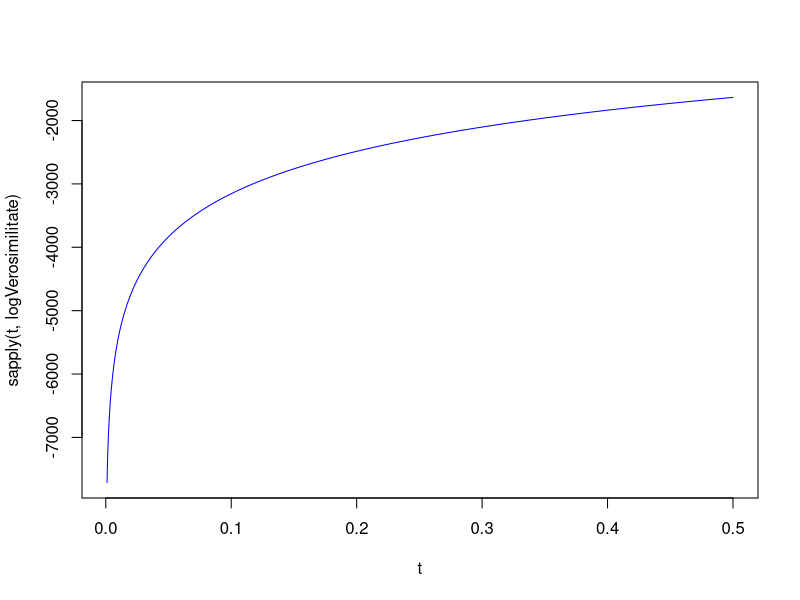
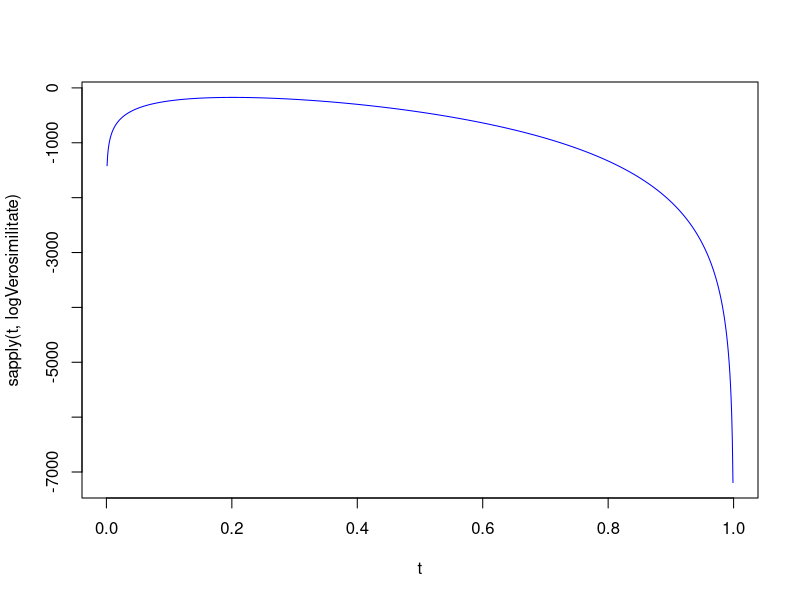
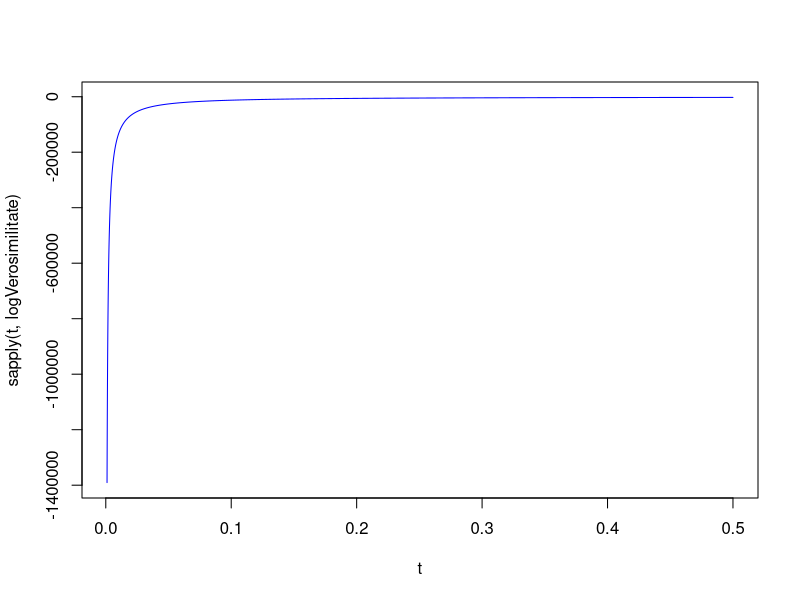
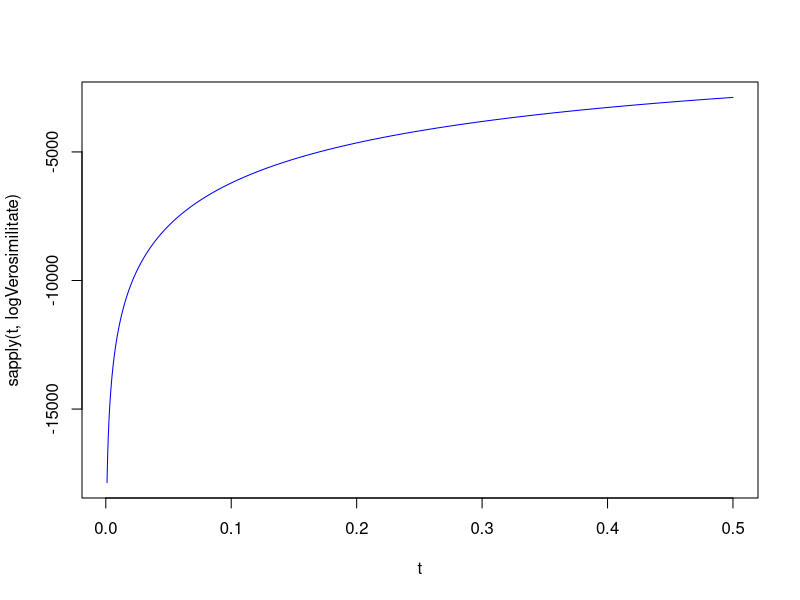
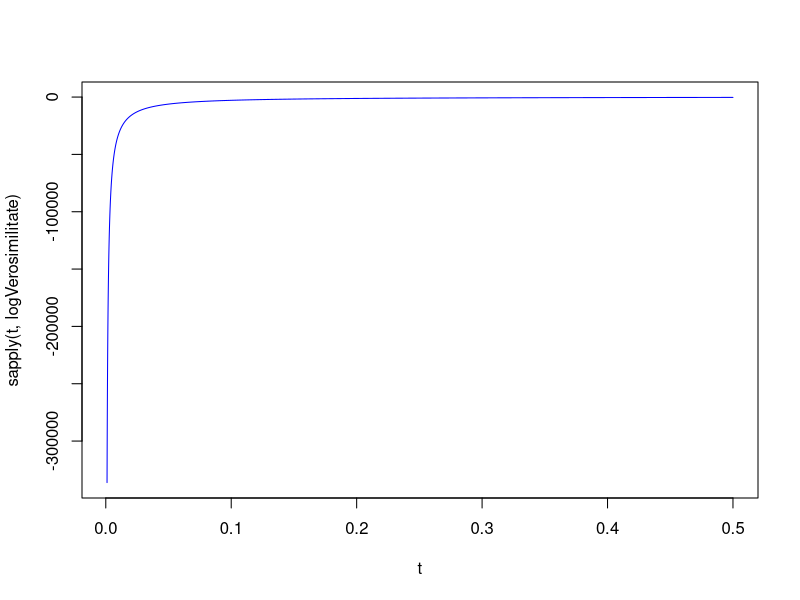

Recreate these plots in R, in order.
## a) f(teta)(x) = e^(-2*teta)*((2*teta)^x/x!), x nr natural, teta nr real

# esantionul care e de fapt un vector numeric (c combina valorile intr-un vector)
date_esantion <- c(8, 12, 6, 14, 9, 12, 15, 7, 15, 7, 10, 10, 14, 9, 12, 15, 11, 6, 8, 6, 8, 8, 9, 12, 13, 10, 11, 11, 13, 15, 10, 8, 7, 8, 13, 9, 9, 13, 12, 9, 10, 6, 10, 8, 10, 11, 12, 11, 9, 10, 7, 8, 8, 16, 7, 15, 10, 10, 8, 14, 13, 4, 11, 13, 6, 9, 13, 10, 10, 12, 11, 5, 6, 4, 9, 6, 9, 7, 13, 9, 11, 5, 5, 9, 15, 10, 11, 10, 14, 7, 11, 9, 14, 10, 5, 10, 8, 12, 13, 11)

## MM
x_bar <- mean(date_esantion) # media 1/n*(suma dupa i de la 1 la n din)xi
teta_estimat <- x_bar/2 # formula determinata pentru functie folosind MM

## MVM
sum_x <- sum(date_esantion)
sum_log_factorial <- sum(lfactorial(date_esantion))

logVerosimilitate <- function(teta)
{
  log_verosim <- (-2)*length(date_esantion)*teta+log(2)*sum_x+log(teta)*sum_x-sum_log_factorial
  return(log_verosim)
}

t <- seq(0.001, 0.5, by = 0.0001)
plot(t, sapply(t, logVerosimilitate), type = "l", col = "blue")

rez <- optimize(logVerosimilitate, interval = c(0.001,100), maximum = TRUE)
teta_mvm <- rez$maximum

cat("Estimarea lui teta folosind metoda momentelor:", teta_estimat,"\n")
cat("Estimarea lui teta folosind metoda verosimilitatii maxime:", teta_mvm,"\n")

## b) f(teta)(x) = (combinari de n luate cate x)*teta^x*(1-teta)^(n-x), x apartine 1,2,3,...,n, teta apartine (0,1), n fixat

# esantionul care e de fapt un vector numeric (c combina valorile intr-un vector)
date_esantion <- c(3, 2, 1, 4, 2, 3, 4, 1, 3, 2, 2, 4, 2, 1, 7, 5, 4, 5, 5, 2, 3, 4, 3, 1, 2, 4, 1, 1, 2, 3, 1, 3, 1, 4, 1, 3, 1, 6, 1, 3, 3, 4, 3, 1, 3, 2, 2, 3, 2, 4,
                   1, 1, 2, 6, 3, 1, 3, 6, 1, 2, 3, 6, 3, 2, 2, 2, 4, 2, 1, 3, 3, 4, 2, 3, 4, 1, 4, 4, 6, 3, 3, 5, 2, 2, 2, 3, 1, 3, 1, 3, 3, 5, 3, 4, 3, 2, 4, 2, 3, 3)
n <- 14

## MM
x_bar <- mean(date_esantion) # media 1/n*(suma dupa i de la 1 la n din)xi
teta_estimat <- x_bar/n # formula determinata pentru functie folosind MM

## MVM
sum_x <- sum(date_esantion)
sum_n_minus_x <- sum(n-date_esantion)
sum_log_combinari <- sum(log(choose(n,date_esantion)))

logVerosimilitate <- function(teta)
{
  log_verosim <- sum_log_combinari+log(teta)*sum_x+log(1-teta)*sum_n_minus_x
  return(log_verosim)
}

t <- seq(0.001, 0.999, by = 0.001)
plot(t, sapply(t, logVerosimilitate), type = "l", col = "blue")

rez <- optimize(logVerosimilitate, interval = c(0.001,0.999), maximum = TRUE)
teta_mvm <- rez$maximum

cat("Estimarea lui teta folosind metoda momentelor:", teta_estimat,"\n")
cat("Estimarea lui teta folosind metoda verosimilitatii maxime:", teta_mvm,"\n")

## c) f(teta)(x) = (x^(alfa-1)*e^(-x/teta))/(gamma(alfa)*teta^alfa), x nr din (0,infinit), teta > 0, alfa > 0 cunoscut

# esantionul care e de fapt un vector numeric (c combina valorile intr-un vector)
date_esantion <- c(6.269128, 25.204245, 13.994878, 13.391437, 11.458827, 10.565065, 11.706398, 10.625808,
                   7.485952, 16.353358, 9.277565, 8.566438, 14.788638, 6.830955, 9.542004, 20.272463,
                   36.562137, 12.244005, 16.084879, 11.454008, 15.592298, 6.332908, 13.106441, 6.198981,
                   15.726780, 7.883712, 35.124934, 11.856011, 13.766200, 16.534869, 16.803648, 11.196542,
                   19.785629, 26.300717, 21.270154, 7.192149, 5.882948, 15.812796, 10.963237, 24.963600,
                   13.802383, 15.281262, 10.310398, 20.940469, 23.992540, 15.869985, 12.041726, 12.521264,
                   10.869006, 15.386514, 14.636832, 18.104562, 17.029779, 4.506616, 20.941222, 12.050877,
                   9.757833, 20.070802, 12.472900, 6.474476, 15.059776, 13.157344, 9.124414, 13.768482,
                   24.354934, 12.363936, 11.110749, 9.092514, 17.856801, 14.757801, 13.898665, 9.119410,
                   11.430184, 11.958829, 13.516191, 10.701083, 14.713596, 10.121266, 16.945351, 13.524070,
                   14.742403, 19.165805, 10.338392, 12.327837, 19.619227, 7.328246, 14.894399, 19.631003,
                   7.622796, 12.343832, 13.138183, 10.061520, 17.674638, 9.675168, 12.115561, 15.182861,
                   13.292479, 17.888244, 16.695139, 2.952334)
alfa <- 7

## MM
x_bar <- mean(date_esantion) # media 1/n*(suma dupa i de la 1 la n din)xi
teta_estimat <- x_bar/alfa # formula determinata pentru functie folosind MM

## MVM
sum_x <- sum(date_esantion)
log_gamma_alfa <- log(lfactorial(alfa-1))

logVerosimilitate <- function(teta)
{
  log_verosim <- (-length(date_esantion))*log_gamma_alfa-length(date_esantion)*alfa*log(teta)-sum_x/teta
  return(log_verosim)
}

t <- seq(0.001, 0.5, by = 0.0001)
plot(t, sapply(t, logVerosimilitate), type = "l", col = "blue")

rez <- optimize(logVerosimilitate, interval = c(0.001,100), maximum = TRUE)
teta_mvm <- rez$maximum

cat("Estimarea lui teta folosind metoda momentelor:", teta_estimat,"\n")
cat("Estimarea lui teta folosind metoda verosimilitatii maxime:", teta_mvm,"\n")

## d) f(teta)(x) = teta^x/(teta+1)/(x+1), x nr natural, teta > 0

# esantionul care e de fapt un vector numeric (c combina valorile intr-un vector)
date_esantion <- c(6, 3, 24, 24, 4, 56, 10, 13, 2, 28, 24, 2, 22, 11, 2, 8, 118, 2, 14, 19, 7, 9, 8, 189, 2, 9, 21, 6,
                   6, 2, 3, 2, 3, 18, 3, 2, 21, 1, 5, 9, 11, 13, 19, 76, 1, 5, 9, 4, 57, 1, 2, 16, 5, 2, 20, 8, 1,
                   40, 6, 4, 19, 6, 3, 2, 4, 9, 1, 5, 10, 12, 6, 525, 19, 6, 17, 2, 5, 159, 5, 62, 6, 3, 45, 21, 23,
                   3, 17, 2, 1, 1, 474, 15, 3, 3, 7, 7, 13, 4, 38, 4)

## MM
x_bar <- mean(date_esantion) # media 1/n*(suma dupa i de la 1 la n din)xi
teta_estimat <- x_bar # formula determinata pentru functie folosind MM

## MVM
sum_x <- sum(date_esantion)

logVerosimilitate <- function(teta)
{
  log_verosim <- log(teta)*sum_x-log(teta+1)*(length(date_esantion)+sum_x)
  return(log_verosim)
}

t <- seq(0.001, 0.5, by = 0.0001)
plot(t, sapply(t, logVerosimilitate), type = "l", col = "blue")

rez <- optimize(logVerosimilitate, interval = c(0.001,100), maximum = TRUE)
teta_mvm <- rez$maximum

cat("Estimarea lui teta folosind metoda momentelor:", teta_estimat,"\n")
cat("Estimarea lui teta folosind metoda verosimilitatii maxime:", teta_mvm,"\n")

## e) f(teta)(x) = (alfa/teta)*x^(alfa-1)*e(-x/teta), x nr din (0,infinit), teta apartine (0,infinit), alfa apartine (0,infinit) fixat

# esantionul care e de fapt un vector numeric (c combina valorile intr-un vector)
date_esantion <- c(3.5930579, 2.1027540, 1.7820777, 9.6550388, 6.8803846, 0.7388358, 2.9194654, 3.1178660,
                   1.2323236, 2.9776820, 1.1172078, 2.4184586, 3.3258971, 1.9498871, 2.6088612, 3.9535062,
                   3.0389107, 4.4226628, 3.9366318, 2.4551569, 5.2814487, 5.6778622, 4.7683935, 1.1581498,
                   3.1270783, 4.1473311, 7.4830426, 1.1342893, 1.7773392, 7.7510826, 1.3919927, 2.3613291,
                   2.6234826, 1.6562602, 1.4992235, 2.3455062, 3.8458809, 5.8333841, 3.3834034, 1.5202546,
                   3.1248186, 5.3029567, 3.6225571, 4.8309931, 3.1579595, 3.2640258, 3.9538891, 4.0796841,
                   4.0991772, 3.2779944, 2.5002127, 3.0654695, 1.6996010, 3.2175175, 1.9033087, 4.4052061,
                   2.3158379, 2.4778345, 5.4382190, 4.9141207, 6.0978745, 1.1428936, 3.5639106, 7.4541937,
                   7.7778289, 3.2859563, 0.7432908, 1.4442696, 3.6619932, 2.8361371, 4.3180773, 1.6763585,
                   4.4464154, 2.5049617, 0.4448735, 5.0518839, 3.4151834, 1.6823650, 5.4517583, 2.8212788,
                   2.1566837, 2.9893287, 1.6925123, 6.5197938, 4.2165408, 1.6728425, 2.7650830, 2.6742755,
                   2.9622047, 0.7809781, 1.3913415, 5.3430751, 2.4859925, 3.7329465, 6.3129236, 0.6635228,
                   3.7640343, 2.1850174, 4.3773328, 5.0931544)
alfa <- 3

## MM
x_bar <- mean(date_esantion) # media 1/n*(suma dupa i de la 1 la n din)xi
# asta e singurul subpunct in care formula de la mm nu corespunde cu cea de la mvm
teta_estimat_mm <- (x_bar/(alfa^2*lfactorial(alfa-1)))^(1/alfa)

## MVM
sum_x <- sum(date_esantion)
sum_log_x <- sum(log(date_esantion))

logVerosimilitate <- function(teta)
{
  log_verosim <- length(date_esantion)*log(alfa)-length(date_esantion)*log(teta)+(alfa-1)*sum_log_x-(1/teta)*sum(date_esantion)
  return(log_verosim)
}

t <- seq(0.001, 0.5, by = 0.0001)
plot(t, sapply(t, logVerosimilitate), type = "l", col = "blue")

rez <- optimize(logVerosimilitate, interval = c(0.001,100), maximum = TRUE)
teta_mvm <- rez$maximum

teta_mvm_calc <- x_bar

cat("Estimarea lui teta folosind metoda momentelor:", teta_estimat_mm,"\n")
cat("Estimarea lui teta folosind metoda verosimilitatii maxime pe foaie:", teta_mvm_calc,"\n")
cat("Estimarea lui teta folosind metoda verosimilitatii maxime:", teta_mvm,"\n")

